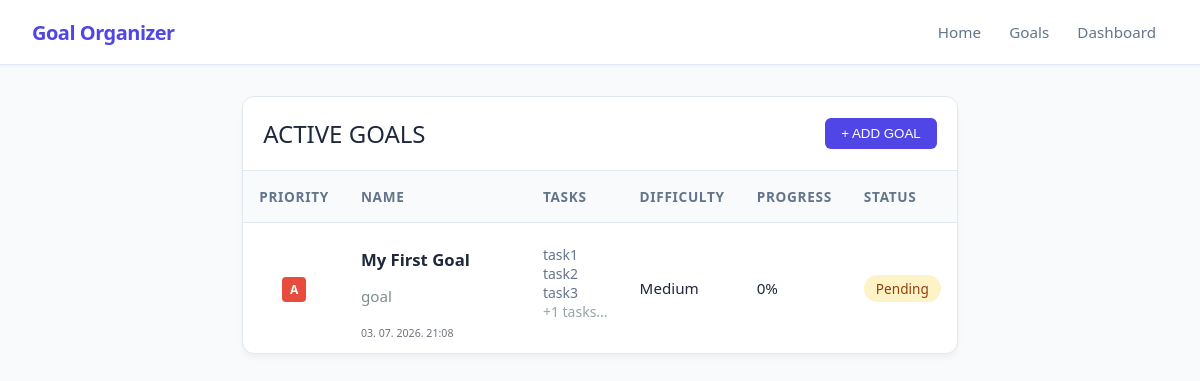
The app's page /goals, older data.
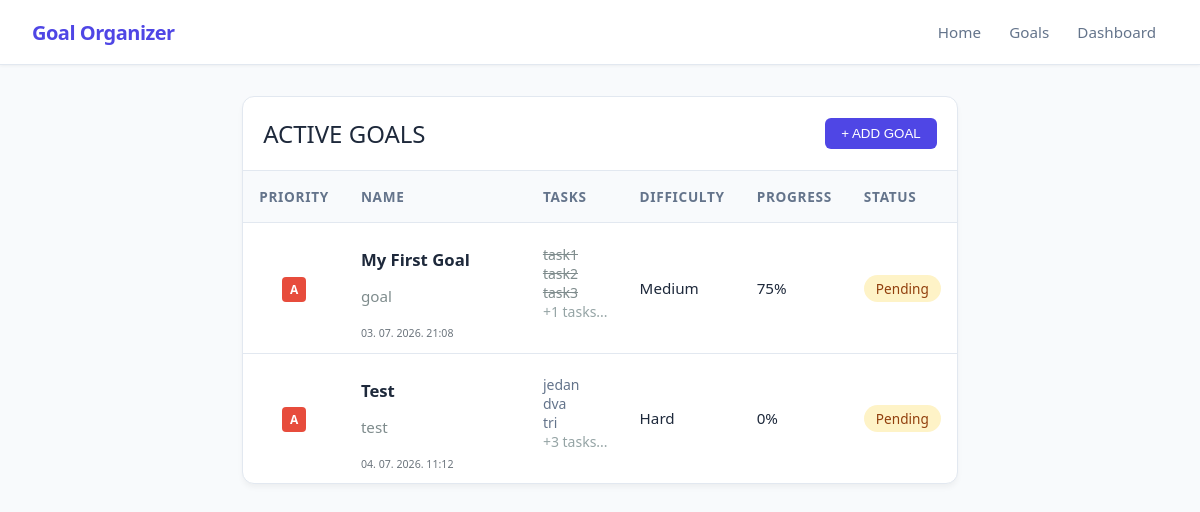
The same page, newer data.
### app/models_db.py (models this page shows, shortened)
class Goal(db.Model):
    __tablename__ = 'goals'
    id = db.Column(db.Integer, primary_key=True)
    title = db.Column(db.String(100), nullable=False)
    description = db.Column(db.Text, nullable=False)
    is_completed = db.Column(db.Boolean, default=False)
    progress_percentage = db.Column(db.Float, default=0.0)
    difficulty = db.Column(db.String(20), nullable=False, default='Medium')
    priority = db.Column(db.String(1), nullable=False, default='b')
    created_at = db.Column(db.DateTime, default=datetime.now(timezone.utc), nullable=False)
    tasks = db.relationship('Task', backref='goal', cascade="all, delete-orphan", lazy=True)

class Task(db.Model):
    __tablename__ = 'tasks'
    id = db.Column(db.Integer, primary_key=True)
    text = db.Column(db.String(255), nullable=False)
    is_completed = db.Column(db.Boolean, default=False)
    goal_id = db.Column(db.Integer, db.ForeignKey('goals.id', ondelete='CASCADE'), nullable=False)

### app/routes.py (the view)
@main.route('/goals')
def show_goals():
    goals = Goal.query.order_by(Goal.priority.asc()).all()
    return render_template('goals.html', goals=goals)

### app/templates/goals.html (shortened to what this page needs)
{% extends 'base.html' %}
{% block content %}
<div class="container">
    <div class="table-container">
        <div style=" padding: 1.25rem; border-bottom: 1px solid var(--border-color); display: flex; justify-content: space-between; align-items: center;">
            <h1>active goals</h1>
            <button id="open_form_btn" style="background-color: var(--primary); color: white; border: none; padding: 0.5rem 1rem; border-radius: 6px; cursor: pointer; font-weight: 500;">+ ADD GOAL</button>
        </div>
        <table>
            <thead>
                <tr>
                    <th>Priority</th>
                    <th>Name</th>
                    <th>Tasks</th>
                    <th>Difficulty</th>
                    <th>Progress</th>
                    <th>Status</th>
                </tr>
            </thead>
            <tbody>
                {% for goal in goals %}
                <tr class="clickable-row" data-href=" {{ url_for('main.view_goal', goal_id=goal.id) }}">
                    <td style="text-align: center;"><span class="badge badge-{{ goal.priority }}">{{ goal.priority }}</span></td>
                    <td style="width: 150px;">
                        <h2>{{ goal.title }}</h2>
                        <p style="color: #7f8c8d; width: 100px;">{{ goal.description or 'Nema opisa' }}</p>
                        <small class="date">{{ goal.created_at.strftime('%d. %m. %Y. %H:%M') }}</small>
                    </td>
                    <td>
                        {% if goal.tasks %}
                        <ul>
                            {% for task in goal.tasks[:3] %}
                                {% if task %}
                                    <li style="display: flex; justify-content: flex-start; text-align: left;">
                                            <span class="{% if task.is_completed %}completed-task{% endif %}">
                                                {{ task.text }}
                                            </span>
                                    </li>
                                {% endif %}
                            {% endfor %}
                            {% if goal.tasks|length > 3 %}
                                <li style="display: flex; justify-content: flex-start; text-align: left; color: #95a4a5;">
                                    +{{ (goal.tasks|length) - 3 }} tasks...
                                </li>
                            {% endif %}
                        </ul>
                        {% else %}
                        <small style="color: #b2bec3;">Nema zadataka</small>
                        {% endif %}
                    </td>
                    <td>{{ goal.difficulty }}</td>
                    <td>{{ goal.progress_percentage | round | int }}%</td>
                    <td>
                        {% if goal.is_completed %}
                        <span class="status-done">Completed</span>
                        {% else %}
                        <span class="status-pending">Pending</span>
                        {% endif %}
                    </td>
                </tr>
                {% else %}
                <tr>
                    <td colspan="6" style="text-align: center; color: #7f8c8d;">Trenutno nema spremljenih ciljeva. Dodaj svoj prvi cilj iznad!</td>
                </tr>
                {% endfor %}
            </tbody>
        </table>
    </div>
</div>
{% endblock %}

### app/templates/base.html (shortened to what this page needs)
<!DOCTYPE html>
<html lang="en">
<head>
</head>
<body>
    <header>
        <nav class="navbar">
            <div class="navbar-container">
                <a href="/" class="navbar-brand">Goal Organizer</a>
                <ul class="navbar-links">
                    <a href="/">Home</a>
                    <a href="/goals" id="goals">Goals</a>
                    <a href="/dashboard">Dashboard</a>
                </ul>
            </div>
        </nav>
    </header>
    <main>
        {%block content %} {% endblock %}
    </main>
</body>
<link rel="stylesheet"
      href="{{ url_for('static', filename='style.css') }}">
</html>

### app/static/style.css (style rules this page uses)
:root { --bg-color: #f8fafc; --card-bg: #ffffff; --text-main: #1e293b; --text-muted: #64748b; --border-color: #e2e8f0; --primary: #4f46e5; --primary-hover: #4338ca; --success: #22c55e; --pending: #f59e0b; }
body { font-family: 'Segoe UI', Roboto, Helvetica, Arial, sans-serif; background-color: var(--bg-color); color: var(--text-main); margin: 0; padding: 2rem; display: flex; justify-content: center; padding-top: calc(64px + 2rem); }
.container { width: 100%; max-width: 1200px; display: grid; grid-template-columns: 1fr; gap: 2rem; }
h1, h2, h3, a, .goal-title { white-space: nowrap; overflow: hidden; text-overflow: ellipsis; max-width: 100%; }
h1 { text-transform: uppercase; color: var(--text-main); font-size: 1.5em; font-weight: 300; margin: 0; }
h2 { text-transform: capitalize; font-size: 1.1em; font-weight: bold; }
p { word-break: break-word; overflow-wrap: anywhere; white-space: normal; }
.badge { padding: 4px 8px; border-radius: 4px; font-size: 12px; font-weight: bold; text-transform: uppercase; }
.badge-a { background-color: #e74c3c; color: white; }
.status-pending { color: #95a5a6; }
.table-container { background: var(--card-bg); border-radius: 12px; box-shadow: 0 4px 6px -1px rgba(0, 0, 0, 0.05); border: 1px solid var(--border-color); overflow: hidden; }
table { width: 100%; border-collapse: collapse; text-align: left; font-size: 0.95rem; }
th { background-color: #f8fafc; color: var(--text-muted); padding: 1rem; font-weight: 600; font-size: 0.85rem; text-transform: uppercase; letter-spacing: 0.05em; border-bottom: 1px solid var(--border-color); }
td { padding: 0.7rem 1rem; border-bottom: 1px solid var(--border-color); }
tr:last-child td { border-bottom: none; }
table ul { text-align: center; margin: 0; color: var(--text-muted); font-size: 0.875rem; }
ul { text-align: left; margin: 0; padding-bottom: 10px; display: flex; flex-direction: column; gap: 0rem; padding-left: 0px; }
li { padding: 0%; }
.status-pending { background-color: #fef3c7; color: #92400e; padding: 0.25rem 0.75rem; border-radius: 9999px; font-size: 0.85rem; font-weight: 500; }
.badge { padding: 0.25rem 0.5rem; border-radius: 4px; font-size: 0.75rem; font-weight: 600; text-transform: uppercase; }
.navbar { position: fixed; top: 0; left: 0; right: 0; height: 64px; background-color: var(--card-bg); border-bottom: 1px solid var(--border-color); box-shadow: 0 1px 3px 0 rgba(0, 0, 0, 0.05); display: flex; justify-content: center; align-items: center; z-index: 1000; }
.navbar-container { width: 100%; max-width: 1200px; padding: 0 2rem; display: flex; justify-content: space-between; align-items: center; box-sizing: border-box; }
.navbar-brand { font-size: 1.25rem; font-weight: 700; color: var(--primary); text-decoration: none; letter-spacing: -0.025em; }
.navbar-links { display: inline-block; gap: 1.5rem; list-style: none; margin: 0; padding: 0; }
.navbar-links a { text-decoration: none; color: var(--text-muted); font-size: 0.95rem; font-weight: 500; padding: 0.5rem 0.75rem; border-radius: 6px; transition: color 0.2s, background-color 0.2s; }
.date { color: #6c757d; font-size: 0.7em; }
.clickable-row { cursor: pointer; transition: background-color 0.2s ease; }
.completed-task { text-decoration: line-through; color: #7f8c8d; }

Row changes from the older to the newer data that the page shows:
changed Goal "My First Goal": progress_percentage "0" → "75"
changed Task "task1": is_completed False → True (drawn)
changed Task "task2": is_completed False → True (drawn)
changed Task "task3": is_completed False → True (drawn)
added Goal: priority "A", title "Test", description "test", created_at "04. 07. 2026. 11:12", tasks "3", difficulty "Hard", progress_percentage "0", is_completed "Pending"
added Task: text "jedan", shown under "A"
added Task: text "dva", shown under "A"
added Task: text "tri", shown under "A"
